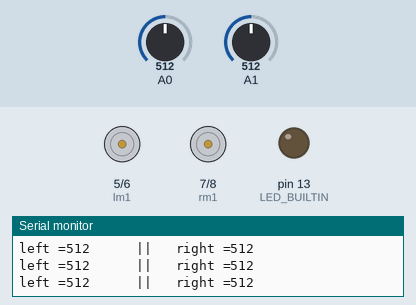
Recording of a sketch running on a simulated Arduino Uno, built with avr-gcc and run on an emulated ATmega328P. Shown: motor-driver pin pairs drawn as motors (green arrow = first pin HIGH = forward, orange = second pin HIGH = backward, longer = more drive, scaled by the enable pin), output pins drawn as LEDs (lit = HIGH), the last lines printed to the serial monitor. The inputs (shaded band) are chosen by the test bench; at power-on: A0 = 512, A1 = 512.

Above: at 1.2 s.
1.3 s: A0 set to 109
4.3 s: A0 set to 93
At 5.3 s:
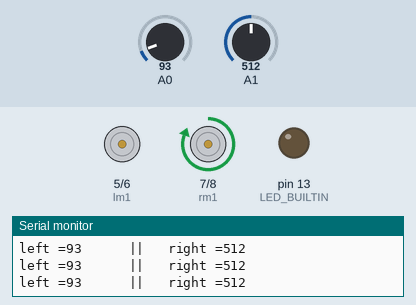
5.8 s: A0 set to 138
7.3 s: A0 set to 159
At 8.1 s:
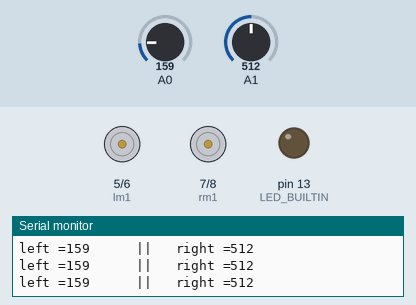
8.8 s: A1 set to 110
10.3 s: A1 set to 90
At 11.4 s:
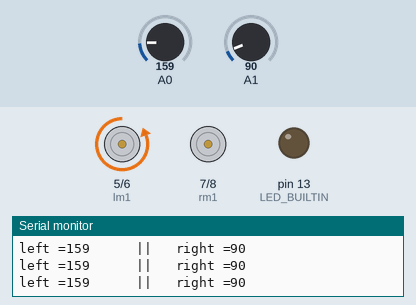
Timing chart, 0 to 12.8 s (numbered marks = the images above; inputs shaded):
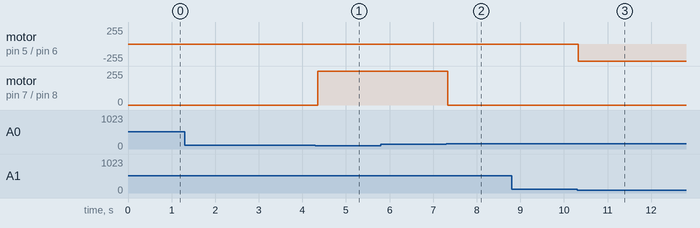

The sketch:

light_follow_low_range.ino
```cpp
const int lm1 = 5;
const int lm2 = 6;
const int lspeed = 9;
const int rm1 = 7;
const int rm2 = 8;
const int rspeed = 10;

// Above is the motor driver pin connection. LM1 and LM2 are the
// digital input pins from arduino to the motor driver. Same for
// RM1 and RM2 and lspeed and rspeed are the enable pins.
// Change accordingly.

int spd=255;
// Above sets the speed of the bot

void setup()
{ pinMode(LED_BUILTIN, OUTPUT);
  pinMode(lm1, OUTPUT);
  pinMode(lm2, OUTPUT);
  pinMode(rm1, OUTPUT);
  pinMode(rm2, OUTPUT);
  pinMode(lspeed, OUTPUT);
  pinMode(rspeed, OUTPUT);
  analogWrite(lspeed, spd);
  analogWrite(rspeed, spd);
  Serial.begin(9600);
}

void loop()
{
  int left = analogRead(A0);
  int right = analogRead(A1);

  Serial.print("left =") ;
  Serial.print( left) ;
  Serial.print("      ||   right =") ;
  Serial.println( right) ;
   if(left > 0 && left < 100)
  go_left() ;
  else if(right > 0 && right < 100 )
  go_right() ;
  else if(left > 100 && left < 150 && right > 100 && right < 150 )
  go_straight() ;

  else if(left > 150 && right > 150 )
  stop_bot() ;
}

//  Here are the functions that are used in the program


void go_straight()
{
  digitalWrite(lm1,LOW);
  digitalWrite(lm2,HIGH);
  digitalWrite(rm1,HIGH);
  digitalWrite(rm2,LOW);
}

void go_backward()
{
  digitalWrite(lm1,HIGH);
  digitalWrite(lm2,LOW);
  digitalWrite(rm1,LOW);
  digitalWrite(rm2,HIGH);
}

void stop_bot()
{
  digitalWrite(lm1,LOW);
  digitalWrite(lm2,LOW);
  digitalWrite(rm1,LOW);
  digitalWrite(rm2,LOW);
}

void go_left()
{
  digitalWrite(lm1,LOW);
  digitalWrite(lm2,LOW);
  digitalWrite(rm1,HIGH);
  digitalWrite(rm2,LOW);
}
void go_leftb()
{
  digitalWrite(lm1,LOW);
  digitalWrite(lm2,LOW);
  digitalWrite(rm1,LOW);
  digitalWrite(rm2,HIGH);
}

void go_right()
{
  digitalWrite(lm1,LOW);
  digitalWrite(lm2,HIGH);
  digitalWrite(rm1,LOW);
  digitalWrite(rm2,LOW);
}

void go_lleft()
{
  digitalWrite(lm1,HIGH);
  digitalWrite(lm2,LOW);
  digitalWrite(rm1,HIGH);
  digitalWrite(rm2,LOW);
}

void go_rright()
{
  digitalWrite(lm1,LOW);
  digitalWrite(lm2,HIGH);
  digitalWrite(rm1,LOW);
  digitalWrite(rm2,HIGH);
}

void go_rightb()
{
  digitalWrite(lm1,HIGH);
  digitalWrite(lm2,LOW);
  digitalWrite(rm1,LOW);
  digitalWrite(rm2,LOW);
}
```

Measured:
- the behaviour switches between 100 and 99 on A0 (found by bisection; images 0 and 1)
- the behaviour switches between 150 and 151 on A0 (found by bisection; images 1 and 2)
- the behaviour switches between 100 and 99 on A1 (found by bisection; images 2 and 3)
- after the input at 4.3 s, motor on pin 7 (rm1) / pin 8 (rm2): stopped → forward 255/255 after 0.06 s
- after the input at 7.3 s, motor on pin 7 (rm1) / pin 8 (rm2): forward 255/255 → stopped at once
- after the input at 10.3 s, motor on pin 5 (lm1) / pin 6 (lm2): stopped → backward 255/255 at once
